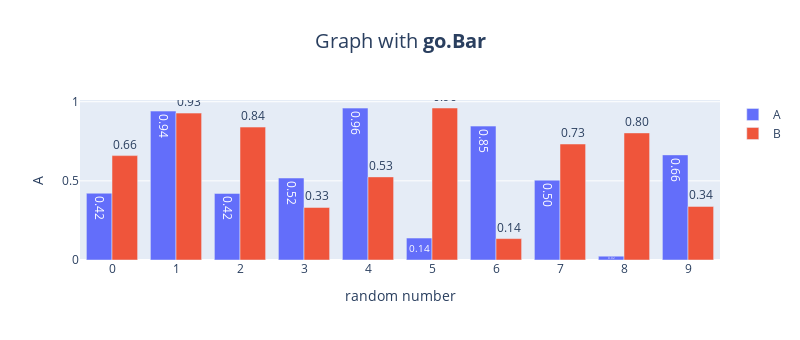

The code cell stored with this chart in its notebook:
### Code cell
import pandas as pd
import plotly.graph_objects as go
import numpy as np

df = pd.DataFrame(np.random.rand(10,2),columns=["A","B"])

fig = go.Figure()

fig.add_trace(
    go.Bar(
        x=df.index, y=df["A"], name="A", text=df["B"], textposition="inside", texttemplate="%{y:.2f}"
    )
)
fig.add_trace(
    go.Bar(
        x=df.index, y=df["B"], name="B", text=df["B"], textposition="outside", texttemplate="%{y:.2f}"
    )
)

fig.update_layout({
    "title":{
        "text": "Graph with <b>go.Bar</b>", 
        "x":0.5, "y":0.9,
        "font":{"size":20}},
    "xaxis":{
        "title":"random number",
        "showticklabels" : True,
        "dtick":1
    },
    "yaxis" : {
        "title": "A"
    },
    "width":800,
    "height":340
})
fig.show()

### Figure 1 — Plotly figure (JSON) as saved in the notebook; plotly's stock layout.template omitted (floating-point values rounded to 4 significant figures)
{"data": [{"name": "A", "text": [0.6596, 0.9281, 0.8398, 0.3321, 0.5251, 0.9604, 0.1353, 0.7329, 0.803, 0.3386], "textposition": "inside", "texttemplate": "%{y:.2f}", "type": "bar", "x": [0, 1, 2, 3, 4, 5, 6, 7, 8, 9], "y": [0.4219, 0.941, 0.4207, 0.518, 0.9597, 0.1388, 0.846, 0.5046, 0.02399, 0.6642]}, {"name": "B", "text": [0.6596, 0.9281, 0.8398, 0.3321, 0.5251, 0.9604, 0.1353, 0.7329, 0.803, 0.3386], "textposition": "outside", "texttemplate": "%{y:.2f}", "type": "bar", "x": [0, 1, 2, 3, 4, 5, 6, 7, 8, 9], "y": [0.6596, 0.9281, 0.8398, 0.3321, 0.5251, 0.9604, 0.1353, 0.7329, 0.803, 0.3386]}], "layout": {"height": 340, "title": {"font": {"size": 20}, "text": "Graph with <b>go.Bar</b>", "x": 0.5, "y": 0.9}, "width": 800, "xaxis": {"dtick": 1, "showticklabels": true, "title": {"text": "random number"}}, "yaxis": {"title": {"text": "A"}}}}
